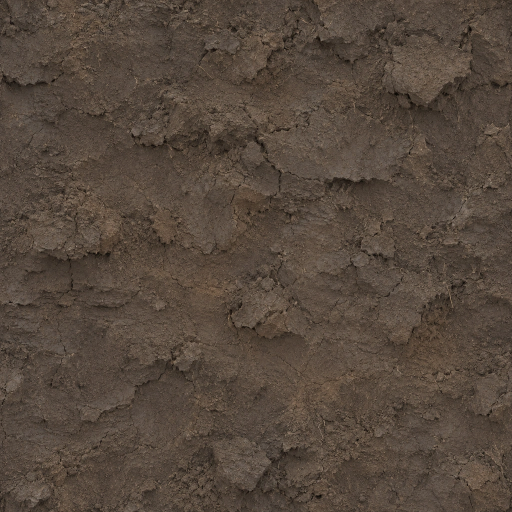
#> input picture Taierzhuang1938/_import/GengjiazhuangEastSmoke/Source_CutLoam.webp, 1024 x 1024 px (shown at 1/2 size)
$ python -i Script_BakeEastSmokeBank.py   (imports and definitions only)
#> lines starting #> are read from the running program, lines starting #| are printed output that depends on the picture
"""Bake the advecting soot canopy and its porous edges as a TVOL density sequence."""

import argparse
import gzip
import hashlib
import json
from math import pi
from pathlib import Path
import struct

import numpy as np
from PIL import Image
from scipy.ndimage import gaussian_filter, grey_closing, map_coordinates, median_filter


ASSET = "EastSmokeBank"
SOURCE = Path(__file__).resolve().parent
OUTPUT = SOURCE.parents[1] / "Volume"
GUIDE = SOURCE / "Source_EastSmokeOpticalDepth.bin"
GUIDE_SIZE = (320, 180)
SIZE = (240, 112, 52)
TILES = (2, 2, 1)
BOUNDS = (184, 65, 112)
ORIGIN = (0, 0, -69)
FRAME_COUNT = 4

# World metres. Each row is x, y, z, three Gaussian radii and optical mass.
# Keep the primary outlet short and narrow, then spread overlapping rolls
# downwind. The other traces feed the broad canopy at different distances.
OUTLET = (
    (13.0, 3.9, -51, 1.7, 1.25, 2.4, .51),
    (14.0, 5.7, -55, 2.5, 2.1, 3.0, .60),
    (16.9, 8.4, -59, 3.4, 2.6, 3.8, .62),
    (21.3, 10.9, -62, 4.5, 3.4, 5.3, .66),
    (26.6, 13.9, -65, 6.0, 4.3, 6.2, .67),
    (32.5, 17.7, -71, 7.2, 4.4, 7.2, .73),
    (39.0, 21.1, -76, 9.1, 5.0, 7.8, .75),
    (47.1, 23.4, -80, 10.5, 5.3, 8.9, .73),
    (58.5, 27.1, -88, 11.5, 6.4, 10.7, .64),
    (68.2, 32.0, -96, 14.7, 7.7, 12.2, .63),
    (82.4, 34.4, -105, 16.5, 9.5, 13.2, .47),
)
VILLAGE = (
    (-8.7, 3.25, -66, 2.8, 1.1, 2.4, .33),
    (-6.7, 6.6, -69, 4.7, 2.8, 4.8, .41),
    (-2.0, 9.2, -74, 6.1, 3.5, 6.5, .45),
    (6.5, 13.6, -81, 9.1, 5.2, 7.4, .46),
    (16.2, 17.8, -88, 13.4, 6.7, 10.0, .42),
    (28.8, 20.6, -95, 15.3, 7.4, 12.4, .47),
    (42.1, 24.0, -103, 18.0, 7.9, 12.7, .41),
)
DISTANT = (
    (-56, 3.9, -103, 17, 3.2, 7.3, .12),
    (-43, 6.5, -101, 16, 4.6, 8.0, .17),
    (-30, 11.9, -96, 12, 4.5, 8.7, .25),
    (-18, 17.6, -93, 12.3, 5.2, 8.1, .22),
    (-7, 23.1, -93, 18, 5.8, 9.8, .20),
    (7, 28.0, -103, 21, 7.9, 11.3, .22),
    (23, 33.5, -105, 24, 8.6, 12.4, .29),
    (45, 39.4, -103, 27, 9.8, 15.5, .31),
    (65, 44.1, -102, 28, 10.5, 14.7, .38),
    (24, 49, -114, 24, 9.0, 10.5, .18),
)


def Ease(value, low, high):
    t = np.clip((value - low) / (high - low), 0, 1)
    return t * t * (3 - 2 * t)


# [7 lines left out: function Nodes, not called in this run]


def ReadLuminance(path):
#> called with path = 'Source_CutLoam.webp'
    with Image.open(path) as image:
#> image is the input picture: PIL image 1024x1024 RGB; mean R, G, B 85.8, 72.4, 61.4
        luminance = np.asarray(image.convert("L").resize(GUIDE_SIZE, Image.Resampling.LANCZOS), dtype=np.float32)
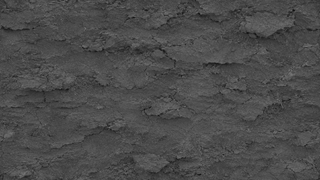
#> luminance: shape (180, 320) float32; min 13, max 118, mean 75.1
    return gaussian_filter(grey_closing(median_filter(luminance, size=3), size=(3, 3)), .62)


# [117 lines left out: functions UpdateOpticalGuide, GenerateFrames, Build, not called in this run]


# [10 lines not run here, left out]

>>> result = ReadLuminance('Source_CutLoam.webp')
